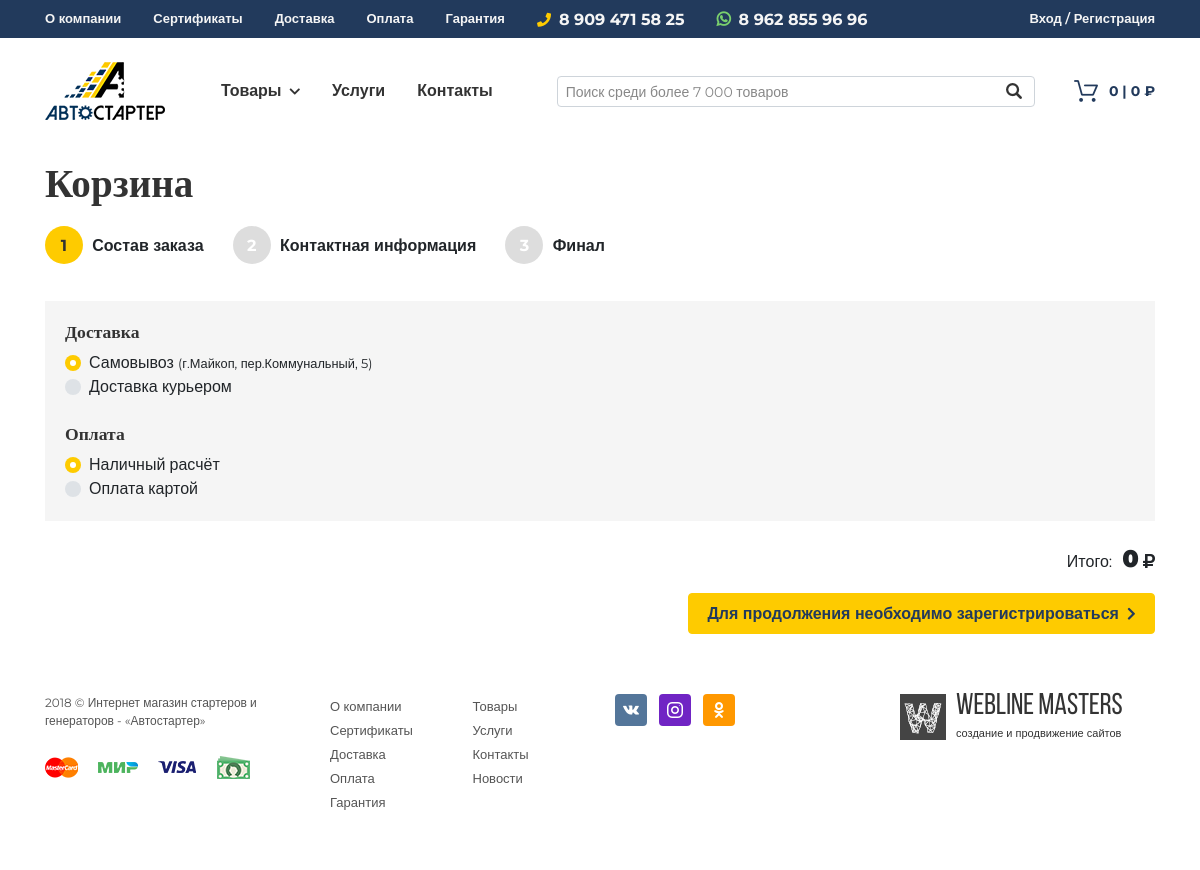
Screenshot of /orders/cart/ with the database file from the repository.
### contacts/models.py (models this page shows, shortened)
class Phone(models.Model):
    contact = models.ForeignKey('Contact', on_delete=models.CASCADE, verbose_name='Контакт', related_name='phones')
    phone = models.CharField(max_length=20, verbose_name='Телефон', null=True)
    class Meta:
        verbose_name = 'Телефон'
        verbose_name_plural = 'Телефоны'

class Messenger(models.Model):
    name = models.CharField(max_length=250, verbose_name='Название мессенджера')
    contact = models.ForeignKey('Contact', on_delete=models.CASCADE, verbose_name='Контакт', related_name='messengers')
    number = models.CharField(max_length=20, verbose_name='Номер', null=True)
    class Meta:
        verbose_name = 'Мессенджер'
        verbose_name_plural = 'Мессенджеры'

class SocialLink(models.Model):
    contact = models.ForeignKey('Contact', on_delete=models.CASCADE, verbose_name='Контакт', related_name='social_links')
    name = models.CharField(max_length=250, verbose_name='Название социальной сети')
    social_link = models.URLField(max_length=250, verbose_name='Ссылка')
    class Meta:
        verbose_name = 'Социальная сеть'
        verbose_name_plural = 'Социальные сети'

### orders/models.py (models this page shows, shortened)
class Delivery(models.Model):
    name = models.CharField(max_length=250, verbose_name='Название')
    address = models.CharField(max_length=250, verbose_name='Адресс', default='', null=True, blank=True)
    class Meta:
        verbose_name = 'Способ доставки'
        verbose_name_plural = 'Способы доставки'

### orders/views.py (the view)
# urls.py: path('cart/', views.cart, name='cart'),
def cart(request):
    delivery_address = Delivery.objects.get(id=1).address
    dandp = DandP(request)
    delivery = int(dandp.dandp['delivery'])
    payment = int(dandp.dandp['payment'])
    context = {
        'delivery': delivery,
        'payment': payment,
        'delivery_address': delivery_address,
    }
    return render(request, 'orders/cart.html', context)

### templates/orders/cart.html (shortened to what this page needs)
{% extends 'base.html' %}
{% load imagefit %}
{% block content %}
    <div class="container">
        <h1 class="mt-0">Корзина</h1>
        <div class="cart-step active">
            <label>1</label>
            <span>Состав заказа</span>
        </div>
        <div class="cart-step">
            <label>2</label>
            <span>Контактная информация</span>
        </div>
        <div class="cart-step">
            <label>3</label>
            <span>Финал</span>
        </div>
        <form action="{% url 'contact_info' %}" method="POST">
            <div class="delivery">
                <h4 class="mt-0">Доставка</h4>
                {% if delivery == 0 %}
                    <div class="custom-control custom-radio">
                        <label class="custom-control-label" for="customRadio1">Самовывоз <small>(<span>{{ delivery_address }}</span>)</small></label>
                    </div>
                    <div class="custom-control custom-radio">
                        <label class="custom-control-label" for="customRadio2">Доставка курьером</label>
                    </div>
                {% endif %}
                <h4 class="mt-4">Оплата</h4>
                {% if payment == 0 %}
                    <div class="custom-control custom-radio">
                        <label class="custom-control-label" for="customRadio3">Наличный расчёт</label>
                    </div>
                    <div class="custom-control custom-radio">
                        <label class="custom-control-label" for="customRadio4">Оплата картой</label>
                    </div>
                {% endif %}
            </div>
            <div class="cart-total text-right mb-3">
                Итого:<span class="total-price">{{ cart.get_total_price }}</span> <i class="fas fa-ruble-sign"></i>
            </div>
            {% if user.is_authenticated %}
                {% if cart_len %}
                    <div class="d-flex justify-content-end"><button type="submit" class="btn btn-primary">продолжить<i class="fas fa-chevron-right fa-sm i-post"></i></button></div>
                {% endif %}
            {% else %}
                <div class="d-flex justify-content-end"><a href="{% url 'signup' %}" class="btn btn-primary">Для продолжения необходимо зарегистрироваться<i class="fas fa-chevron-right fa-sm i-post"></i></a></div>
            {% endif %}
        </form>
    </div>
{% endblock %}

### templates/base.html (shortened to what this page needs)
{% load static %}
{% load flatpages %}
{% get_flatpages as flatpages %}
<!doctype html>
<html lang="ru">
    <head>
        <link rel="stylesheet" href="{% static 'css/bootstrap.min.css' %}">
        <link rel="stylesheet" href="https://use.fontawesome.com/releases/v5.6.3/css/all.css">
        <link rel="stylesheet" href="{% static 'css/smartphoto.min.css' %}">
        <link rel="stylesheet" href="{% static 'css/style.css' %}">
    </head>
    <body>
        <nav class="navbar navbar-expand-lg navbar-dark bg-secondary d-none d-lg-block">
            <div class="container">
                <div class="collapse navbar-collapse">
                    <ul class="navbar-nav">
                        {% for page in flatpages %}
                            <li class="nav-item">
                                <a class="nav-link" href="{{ page.url }}">{{ page.title }}</a>
                            </li>
                        {% endfor %}
                    </ul>
                    <span class="navbar-text">
                        <i class="fas fa-phone i-pre fa-sm" style="color:#fecb00;"></i>{{ phone.phone }}
                    </span>
                    <span class="navbar-text">
                        <i class="fab fa-whatsapp i-pre" style="color:#7ad06d;"></i>{{ messenger.number }}
                    </span>
                    <ul class="navbar-nav ml-auto">
                        {% if user.is_authenticated %}
                            <li class="nav-item dropdown">
                                <a class="nav-link dropdown-toggle" href="{% url 'profile' %}">
                                    <i class="fas fa-user i-pre" style="color:#fecb00;"></i>{{ user.username }}<i class="fas fa-chevron-down fa-xs i-post"></i>
                                </a>
                                <div class="dropdown-menu pt-3">
                                    <a class="dropdown-item" href="{% url 'profile' %}">Профиль</a>
                                    <a class="dropdown-item" href="{% url 'orders' %}">Заказы</a>
                                    <div class="dropdown-divider"></div>
                                    <a class="dropdown-item" href="{% url 'signout' %}">Выход</a>
                                </div>
                            </li>
                        {% else %}
                            <li class="nav-item">
                                <a class="nav-link" href="{% url 'signin' %}">Вход / Регистрация</a>
                            </li>
                        {% endif %}
                    </ul>
                </div>
            </div>
        </nav>
        <nav class="navbar navbar-expand-lg navbar-light sticky mb-3">
            <div class="container">
                <a class="navbar-brand" href="{% url 'index' %}">
                    <img src="{% static 'images/logo-header.png' %}" alt="" class="top-logo d-lg-block d-none">
                </a>
                <div class="collapse navbar-collapse">
                    <ul class="navbar-nav mx-0 mx-xl-4">
                        <li class="nav-item dropdown dropdown-mega">
                            <a class="nav-link dropdown-toggle" href="#" role="button" data-toggle="dropdown">
                                Товары<i class="fas fa-chevron-down fa-xs i-post"></i>
                            </a>
                        </li>
                        <li class="nav-item">
                            <a class="nav-link" href="{% url 'catalog' %}">Услуги</a>
                        </li>
                        <li class="nav-item">
                            <a class="nav-link" href="{% url 'contacts' %}">Контакты</a>
                        </li>
                    </ul>
                    <form class="input-group input-group-sm input-search mx-0 mx-xl-4" action="{% url 'search_products' %}">
                        <input type="text" name="query" class="form-control is-mouse-focused" value="{{ request.GET.query }}" placeholder="Поиск среди более 7 000 товаров">
                        <div class="input-group-append">
                            <button class="btn is-mouse-focused" type="submit"></button>
                        </div>
                    </form>
                    <ul class="navbar-nav">
                        <li class="nav-item">
                            <a class="cart-info nav-link have-icon cart-link i-cart mr-0" href="{% url 'cart' %}">{{ cart_len }} | {{ cart.get_total_price }} ₽</a>
                        </li>
                    </ul>
                </div>
            </div>
        </nav>
        {% block content %}{% endblock %}
        <footer class="footer">
            <div class="container">
                <div class="row">
                    <div class="col-xl-3 col-md-6">
                        <p class="footer-company-name">2018 © Интернет магазин стартеров и генераторов - «Автостартер»</p>
                        <ul class="list-inline list-payments">
                            <li class="list-inline-item">
                                <a href="#" title="">
                                    <img src="{% static 'images/i-p1.png' %}" alt="...">
                                </a>
                            </li>
                            <li class="list-inline-item">
                                <a href="#" title="">
                                    <img src="{% static 'images/i-p2.png' %}" alt="...">
                                </a>
                            </li>
                            <li class="list-inline-item">
                                <a href="#" title="">
                                    <img src="{% static 'images/i-p3.png' %}" alt="...">
                                </a>
                            </li>
                            <li class="list-inline-item">
                                <a href="#" title="">
                                    <img src="{% static 'images/i-p4.png' %}" alt="...">
                                </a>
                            </li>
                        </ul>
                    </div>
                    <div class="col-xl-3 col-md-6">
                        <div class="row">
                            <div class="col-sm-6">
                                <ul class="list-unstyled">
                                    {% for page in flatpages %}
                                        <li><a href="{{ page.url }}" title="">{{ page.title }}</a></li>
                                    {% endfor %}
                                </ul>
                            </div>
                            <div class="col-sm-6">
                                <ul class="list-unstyled">
                                    <li><a href="{% url 'catalog' %}" title="">Товары</a></li>
                                    <li><a href="{% url 'catalog' %}" title="">Услуги</a></li>
                                    <li><a href="{% url 'contacts' %}" title="">Контакты</a></li>
                                    <li><a href="{% url 'news' %}" title="">Новости</a></li>
                                </ul>
                            </div>
                        </div>
                    </div>
                    <div class="col-xl-3 col-md-6">
                        <ul class="list-inline">
                            {% for social_link in social_links %}
                            <li class="list-inline-item">
                                <a href="{{ social_link.social_link }}" target="_blank" title="" class="footer-social {{ social_link.name }}"></a>
                            </li>
                            {% endfor %}
                        </ul>
                    </div>
                    <div class="col-xl-3 col-md-6">
                        <a class="devlogo" href="http://wlms.info" target="_blank">
                            <img src="{% static 'images/devlogo.png' %}" alt="...">
                            <div class="devlogo-text">
                                <span>Webline Masters</span>
                                <span>создание и продвижение сайтов</span>
                            </div>
                        </a>
                    </div>
                </div>
            </div>
        </footer>
    </body>
</html>

### rows the page displays
Phone: phone "8 909 471 58 25"
Messenger: number "8 962 855 96 96"
Delivery: address "г.Майкоп, пер.Коммунальный, 5"
SocialLink: shows a picture
SocialLink: shows a picture
SocialLink: shows a picture

### other values shown
{{ page.title }} "О компании"
{{ page.title }} "Сертификаты"
{{ page.title }} "Доставка"
{{ page.title }} "Оплата"
{{ page.title }} "Гарантия"
{{ cart_len }} "0"
{{ cart.get_total_price }} "0"
